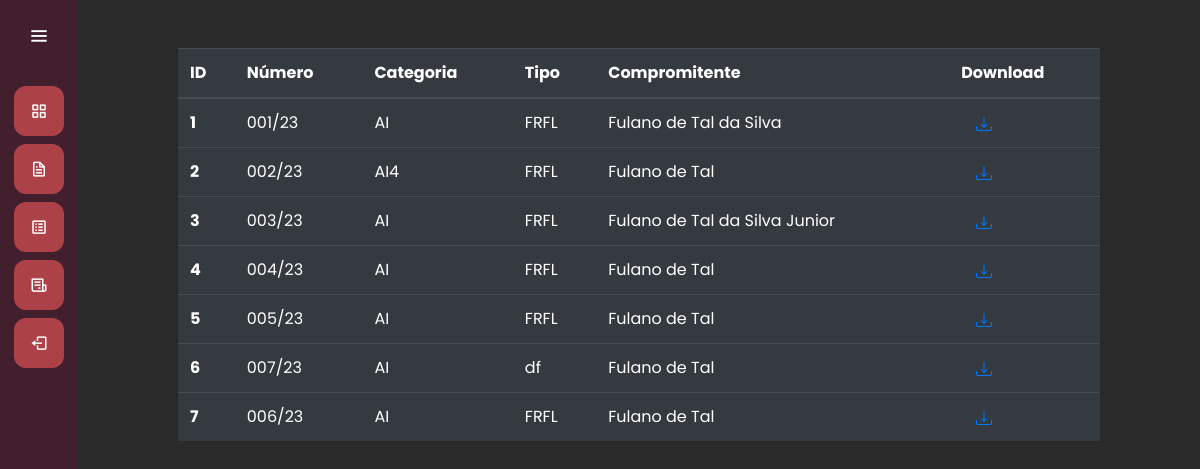
Before: /autorizacao/listar_autorizacao/ (signed in) with the older database file.
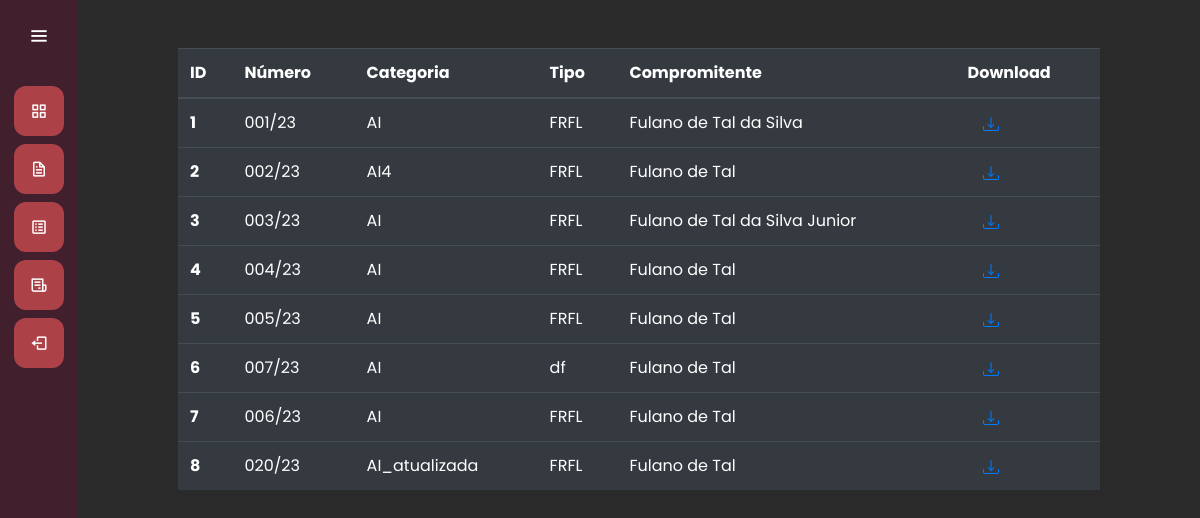
After: the same page with the newer database file.
### autorizacao/models.py (models this page shows, shortened)
class Autorizacao(models.Model):
    categoria = models.CharField(max_length=50)
    tipo = models.CharField(max_length=50)
    numero = models.CharField(max_length=50)
    emissao = models.DateField()
    validade = models.IntegerField()
    proc_ADM = models.CharField(max_length=50)
    tcaNum = models.CharField(max_length=50)
    compromitente = models.CharField(max_length=100)
    cpfcnpj = models.CharField(max_length=50)
    insc_CAD = models.CharField(max_length=50)
    endereco = models.CharField(max_length=50)
    quadra = models.CharField(max_length=50)
    lote = models.CharField(max_length=50)
    bairro = models.CharField(max_length=50)
    area_lote = models.IntegerField()
    sup_aut = models.IntegerField()
    matricula = models.CharField(max_length=50)
    anuencia_CETESB = models.CharField(max_length=50)
    anuencia_CONDEMA = models.CharField(max_length=50)
    compensacao_averbacao = models.IntegerField()
    observacao = models.CharField(max_length=100)
    objetivo = models.CharField(max_length=100)
    local = models.CharField(max_length=50)
    nativos = models.IntegerField()
    exoticos = models.IntegerField()
    euterpe = models.IntegerField()
    transplante = models.CharField(max_length=50)
    vegetacao = models.CharField(max_length=50)
    estagio = models.CharField(max_length=50)
    area_aut = models.IntegerField()
    recup_PRAD = models.IntegerField()
    app1 = models.CharField(max_length=50)
    app2 = models.CharField(max_length=50)
    reserva = models.CharField(max_length=50)
    restricao = models.CharField(max_length=100)
    area_rest = models.IntegerField(default=0)

### autorizacao/views.py (the view)
# urls.py: path('listar_autorizacao/', views.listar_autorizacao, name="listar_autorizacao"),
@login_required(login_url="/auth/login/")
def listar_autorizacao(request):
    if request.method == "GET":
        autorizacoes = Autorizacao.objects.all()
        return render(request, 'listar_autorizacao.html', {'autorizacoes': autorizacoes})

### autorizacao/templates/listar_autorizacao.html (shortened to what this page needs)
{% extends 'base.html' %}
{% load static %}
{% block 'head'  %}
    <link rel="stylesheet" href="{% static 'autorizacao/css/autorizacao.css' %}">
    <link rel="stylesheet" href="{% static 'relatorios/css/listar_relatorio.css' %}">
{% endblock  %}
{% block 'dashboard'  %}
    <br>
    <br>
    <div class="container-fluid distanciamento">
        <table class="table table-dark">
            <thead>
                <tr>
                    <th scope="col">ID</th>
                    <th scope="col">Número</th>
                    <th scope="col">Categoria</th>
                    <th scope="col">Tipo</th>
                    <th scope="col">Compromitente</th>
                    <th scope="col">Download</th>
                </tr>
            </thead>
            <tbody>
                {% for autorizacao in autorizacoes %}
                    <tr>
                        <th scope="row">{{autorizacao.id}}</th>
                        <td>{{autorizacao.numero}}</td>
                        <td>{{autorizacao.categoria}}</td>
                        <td>{{autorizacao.tipo}}</td>
                        <td>{{autorizacao.compromitente}}</td>
                        <td>
                            <a class="col-md" href="{% url 'baixar' autorizacao.id %}">
                            </a>
                        </td>
                    </tr>
                {% endfor %}
            </tbody>
        </table>
    </div>
{% endblock  %}

Changed rows visible on the page:
added Autorizacao: id "8", numero "020/23", categoria "AI_atualizada", tipo "FRFL", compromitente "Fulano de Tal"
